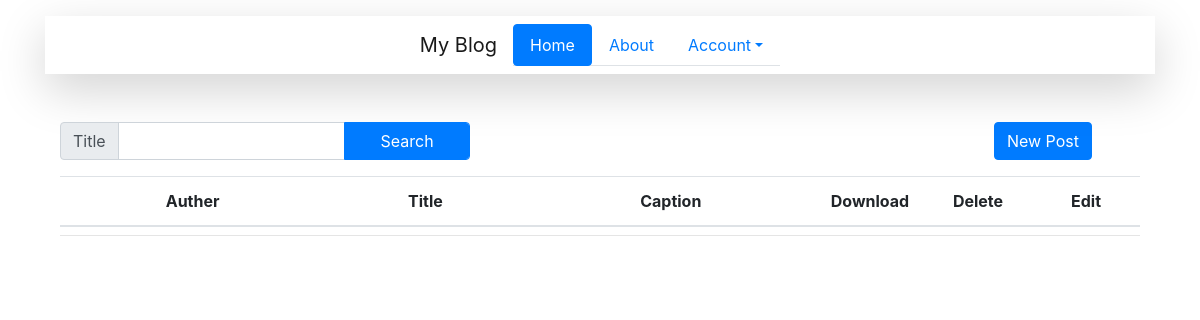
/post/post_list/ (signed in), run on an earlier commit of the app's database.
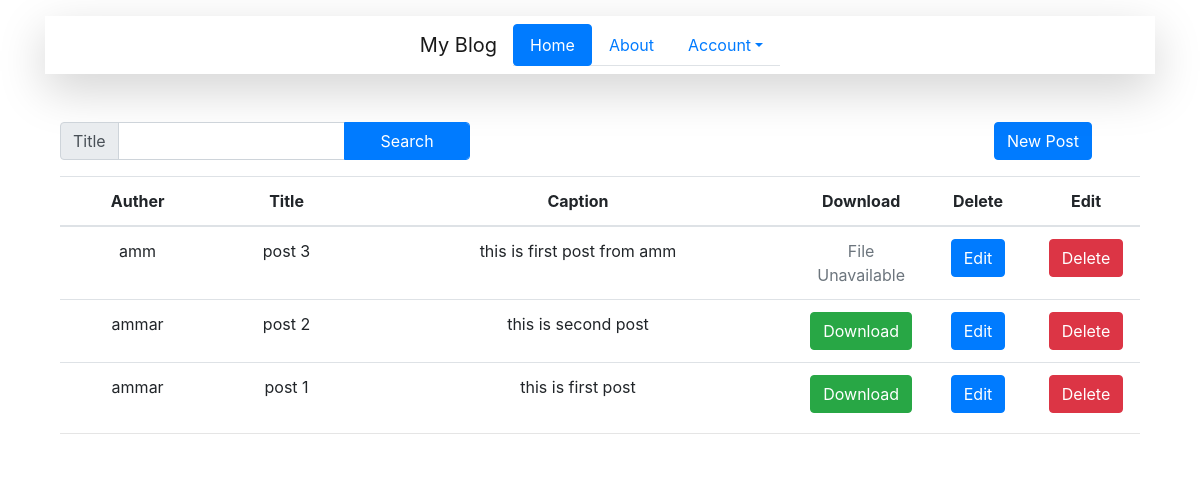
And on a later commit of the database.
### posts/models.py (models this page shows, shortened)
class Post(models.Model):
    user = models.ForeignKey(User, on_delete=models.CASCADE, verbose_name='owner',null=True)
    title = models.CharField(max_length=200,null=True)
    caption = models.TextField(null=True,blank=True)
    video = models.FileField(upload_to='post/videos/', null=True, blank=True)

### posts/views.py (the view)
# urls.py: path('post_list/', views.post_list, name='post_list'),
def post_list(request):
    titl = request.GET.get('title')
    if titl:
        posts = Post.objects.filter(title__contains=titl).order_by('-id')
    elif titl == None:
        titl = ''
        posts = Post.objects.all().order_by('-id')
    else:
        posts = Post.objects.all().order_by('-id')
    print(titl)
    paginator = Paginator(posts, 10)
    page_number = request.GET.get('page')
    posts = paginator.get_page(page_number)
    context = {'posts':posts,'srch_holder':titl, 'title':'Post list', 'activate_home':'active'}
    return render(request, 'posts/post_list.html', context)

### posts/templates/posts/post_list.html (shortened to what this page needs)
{% extends 'blog/base.html' %}
{% block content %}
    {% if user.is_authenticated %}
        <form method="GET" class="d-inline-flex">
            <div class="input-group mb-2 mr-sm-2">
                <div class="input-group-prepend">
                    <div class="input-group-text">Title</div>
                </div>
                <input type="text" name="title" id="id_title" placeholder="{{ srch_holder }}" class="form-control w-50">
                <button type="submit" class="w-25 form-control btn btn-primary ">Search</button>
            </div>
        </form>
        <div class="mb-3 mr-5 float-right">
            <a href="{% url 'posts:create_post' %}" class="btn btn-primary">New Post</a>
        </div>
        <table class="table text-center mb-0">
            <thead>
                <th>Auther</th>
                <th>Title</th>
                <th>Caption</th>
                <th class="link">Download</th>
                <th class="link">Delete</th>
                <th class="link">Edit</th>
            </thead>
            <tbody>
                {% for post in posts %}
                    <tr>
                        <td>{{ post.user }}</td>
                        <td>{{ post.title }}</td>
                        <td>{{ post.caption }}</td>
                        {% if post.video %}
                            <td class="link"><a href="{{ post.video.url }}" class="btn btn-success" target="_blank">Download</a></td>
                        {% else %}
                            <td class="text-muted">File Unavailable</td>
                        {% endif %}
                        {% if user.is_superuser or user.id == post.user.id %}
                            <td class="link">
                                <a href="" class="btn btn-primary">Edit</a>
                            </td>
                            <td class="link">
                                <form action="{% url 'posts:delete_post' post.pk %}" method="POST">
                                    <button type="submit" class="btn btn-danger">Delete</button>
                                </form>
                            </td>
                        {% endif %}
                    </tr>
                {% endfor %}
            </tbody>
        </table>
        <hr class="mt-2 pb-3">
    {% else %}
        <div class=" text-center align-items-center">
            <span class="py-3 px-5 alert alert-warning">You should <a href="{% url 'blog:about' %}">login</a>!</span>
        </div>
    {% endif %}
{% endblock content %}

### blog/templates/blog/base.html (shortened to what this page needs)
{% load static %}
<!DOCTYPE html>
<html lang="en">
<head>
    <link rel="stylesheet" href="https://stackpath.bootstrapcdn.com/bootstrap/4.3.1/css/bootstrap.min.css">
    <link rel="stylesheet" type="text/css" href="{% static 'blog/style.css' %}">
</head>
<body class="container justify-content-center">
    <nav class="navbar navbar-light mb-4 mt-3 pt-2 shadow-lg justify-content-center">
        <a class="navbar-brand" href="{% url 'blog:home' %}">My Blog</a>
        <ul class="nav nav-tabs">
            <li class="nav-item nav-pills ">
                <a class="nav-link btn-outline-primary {{ activate_home }}" href="{% url 'posts:post_list' %}">Home</a>
            </li>
            <li class="nav-item nav-pills">
                <a class="nav-link btn-outline-primary {{ activate_about }}" href="{% url 'blog:about' %}">About</a>
            </li>
            <li class="nav-item dropdown">
                <a class="nav-link btn-outline-primary dropdown-toggle" data-toggle="dropdown" href="#!" role="button" aria-haspopup="true" aria-expanded="false">Account</a>
            </li>
        </ul>
    </nav>
    <div class="pt-4 container">
    {% block content %}{% endblock content %}
    </div>
</body>
</html>

### blog/static/blog/style.css (style rules this page uses)
.link { width: 10%; }

What changed in the data, as far as the page shows it:
added Post: user "amm", title "post 3", caption "this is first post from amm", video "File Unavailable"
added Post: user "ammar", title "post 2", caption "this is second post"
added Post: user "ammar", title "post 1", caption "this is first post"
